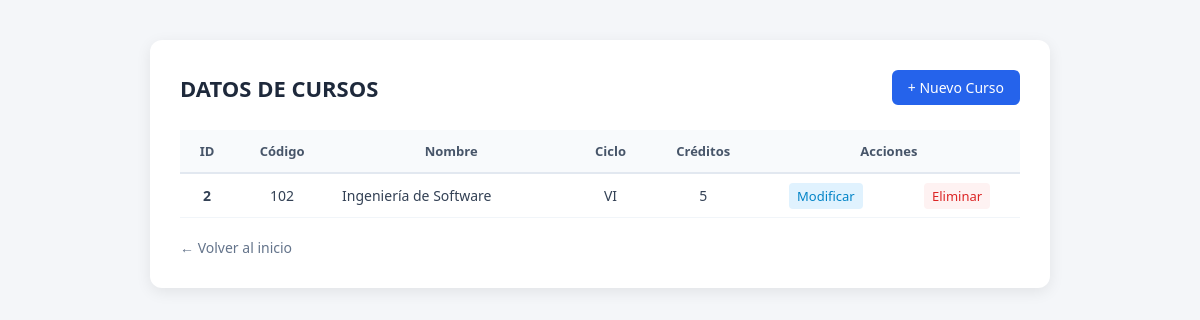
The app's page /cursos/views/frmConsultar.php with its own data.
### tables this page shows
CREATE TABLE IF NOT EXISTS `tcurso` (
  `id` int NOT NULL AUTO_INCREMENT,
  `CodCur` int NOT NULL,
  `NomCur` varchar(50) NOT NULL,
  `Ciclo` varchar(4) NOT NULL,
  `NumCre` int NOT NULL,
  PRIMARY KEY (`id`)
);

### cursos/models/cursoDAO.php (called while the page is built, shortened)
<?php
include("conexion.php");
function getCursos(){
    global $cn;
    $sql = "SELECT * FROM tcurso";
    return mysqli_query($cn, $sql);
}
?>

### cursos/controllers/cursoController.php (called while the page is built, shortened)
<?php
include("../models/cursoDAO.php");
function listaCursos() {
    return getCursos();
}
?>

### cursos/views/frmConsultar.php (the view, shortened to what this page needs)
<!DOCTYPE html>
<html lang="es">
<head>
</head>
<body>
    <div class="container">
        <div class="header">
            <h1>DATOS DE CURSOS</h1>
            <a href="frmInsertar.php" class="btn-add">+ Nuevo Curso</a>
        </div>
        <table>
            <thead>
                <tr>
                    <th>ID</th>
                    <th>Código</th>
                    <th>Nombre</th>
                    <th>Ciclo</th>
                    <th>Créditos</th>
                    <th colspan="2">Acciones</th>
                </tr>
            </thead>
            <tbody>
                <?php
                include("../controllers/cursoController.php");
                $sql = listaCursos();
                while($row = mysqli_fetch_array($sql)){
                    echo "<tr>";
                    echo "<td><strong>".$row['id']."</strong></td>";
                    echo "<td>".$row['CodCur']."</td>";
                    echo "<td style='text-align:left;'>".$row['NomCur']."</td>";
                    echo "<td>".$row['Ciclo']."</td>";
                    echo "<td>".$row['NumCre']."</td>";
                    echo "<td><a class='action-link edit' href='frmModificar.php?idC=".$row['id']."'>Modificar</a></td>";
                    echo "<td><a class='action-link delete' href='../controllers/cursoController.php?id=".$row['id']."' onclick='return confirm(\"¿Desea eliminar este curso?\");'>Eliminar</a></td>";
                    echo "</tr>";
                }
                ?>
            </tbody>
        </table>
        <a href="../index.php" class="back-btn">← Volver al inicio</a>
    </div>
</body>
</html>

### cursos/views/frmConsultar.php (style rules this page uses)
* { box-sizing: border-box; font-family: 'Segoe UI', Tahoma, Geneva, Verdana, sans-serif; }
body { background-color: #f4f6f9; padding: 40px 20px; display: flex; justify-content: center; margin: 0; }
.container { background: #ffffff; padding: 30px; border-radius: 12px; box-shadow: 0 4px 15px rgba(0,0,0,0.08); width: 100%; max-width: 900px; }
.header { display: flex; justify-content: space-between; align-items: center; margin-bottom: 25px; }
h1 { color: #1e293b; font-size: 22px; margin: 0; font-weight: 600; }
.btn-add { background-color: #2563eb; color: white; padding: 8px 16px; border-radius: 6px; text-decoration: none; font-size: 14px; font-weight: 500; }
table { width: 100%; border-collapse: collapse; margin-top: 10px; }
th { background-color: #f8fafc; color: #475569; text-align: center; padding: 12px; font-size: 13px; font-weight: 600; border-bottom: 2px solid #e2e8f0; }
td { padding: 12px; font-size: 14px; color: #334155; border-bottom: 1px solid #f1f5f9; text-align: center; }
.action-link { text-decoration: none; font-weight: 500; font-size: 13px; padding: 4px 8px; border-radius: 4px; }
.edit { color: #0284c7; background: #e0f2fe; }
.delete { color: #dc2626; background: #fef2f2; }
.back-btn { display: inline-block; margin-top: 20px; color: #64748b; text-decoration: none; font-size: 14px; }

### records on screen
tcurso: id "2", CodCur "102", NomCur "Ingeniería de Software", Ciclo "VI", NumCre "5"
